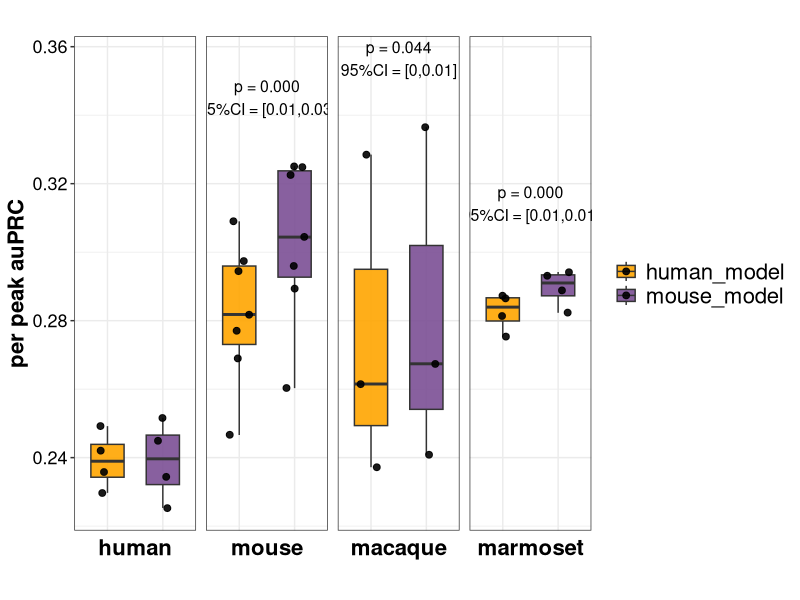
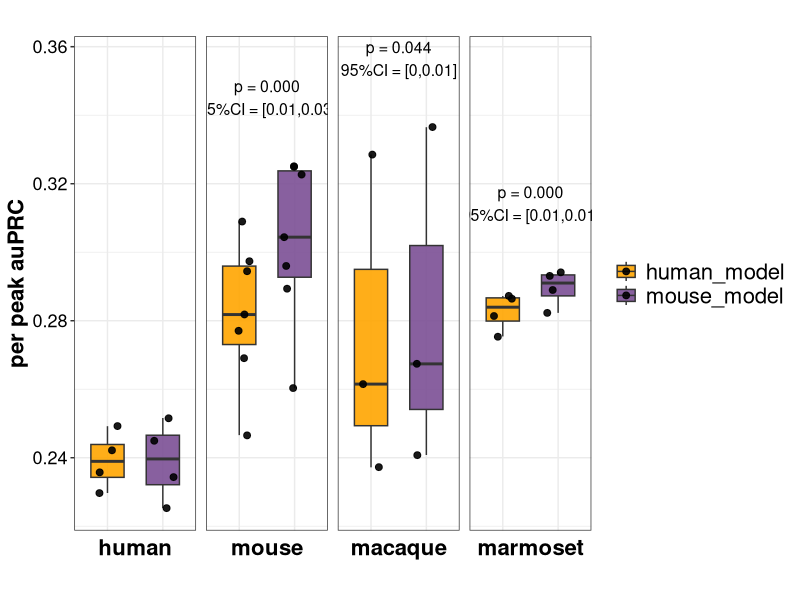

The R script that drew these images, in order:
library(ggplot2)
library(readr)
library(dplyr)
library(tidyr)
library(purrr)
library(jsonlite)

df <- read_csv("test_r4_auroc.csv")

# make model factor
df$Model   <- factor(df$Model, levels = c("human_model", "mouse_model"))
df$Species <- factor(df$Species, levels = c('human','mouse','macaque','marmoset'))

metric_ = 'per peak auPRC'
r = 4

filtered_df <- df %>% filter(Metric == metric_)  

##############----------auROC/auPRC--------#########
## "auROC","per cell auROC" / "per peak auROC"
## "auPRC","per cell auPRC" / "per peak auPRC"

#########----------filter human & mouse which are not paired-------##########
filtered_df <- filtered_df %>% 
  group_by(Species, Samples) %>%
  filter(n() == 2) %>%
  ungroup()

################################################################################
y_pos <- filtered_df %>% 
  group_by(Species) %>% 
  summarise(max_val = max(Value), .groups = "drop") %>% 
  mutate(y_position = max_val + 0.02)



perform_tests <- function(differences, digits_round = r,
                          exact = FALSE, correct = TRUE) {
  d <- differences[is.finite(differences)]
  if (!is.null(digits_round)) d <- round(d, digits_round) 
  
  n <- length(d)
  if (n < 2) return(list(p_value = NA_real_, test_method = "insufficient_n"))
  
  if (sd(d) == 0) {
    if (all(abs(d) < .Machine$double.eps)) {
      return(list(p_value = 1, test_method = "no-diff"))
    } else {
      k <- sum(d > 0); n_nonzero <- sum(d != 0)
      p <- binom.test(k, n_nonzero, p = 0.5, alternative = "two.sided")$p.value
      return(list(p_value = p, test_method = "Sign test (binom)"))
    }
  }
  shapiro_p <- if (n >= 3) {
    tryCatch(shapiro.test(d)$p.value, error = function(e) NA_real_)
  } else NA_real_
  
  if (!is.na(shapiro_p) && shapiro_p > 0.05) {
    p <- t.test(d, mu = 0)$p.value
    return(list(p_value = p, test_method = "paired t-test"))
  } else {
    p <- suppressWarnings(wilcox.test(d,alternative = "two.sided",mu = 0, exact = FALSE, correct = TRUE)$p.value)
    return(list(p_value = p, test_method = "Wilcoxon signed-rank"))
  }
}





annotation_df <- filtered_df %>%
  pivot_wider(names_from = Model, values_from = Value) %>%
  mutate(diff = mouse_model - human_model) %>%
  group_by(Species) %>%
  summarise(
    mean_diff = mean(diff, na.rm = TRUE),
    se_diff   = sd(diff, na.rm = TRUE) / sqrt(n()),
    lower_ci  = mean_diff - qt(0.975, df = n()-1) * se_diff,
    upper_ci  = mean_diff + qt(0.975, df = n()-1) * se_diff,
    test      = list(perform_tests(diff)), 
    .groups   = "drop"
  ) %>%
  mutate(
    p_value     = as.numeric(purrr::map_dbl(test, "p_value")),
    test_method = purrr::map_chr(test, "test_method"),
    p_value_label = sprintf("p = %.3f", p_value)
  )

annotation_df <- left_join(annotation_df, y_pos, by = "Species")


out <- annotation_df %>%
  mutate(test = map_chr(test, ~ toJSON(.x, auto_unbox = TRUE)))
write_csv(out, paste0(metric_,'_r',r,"_test.csv"))

ggplot(filtered_df, aes(x = Model, y = Value, fill = Model)) +
  geom_boxplot(width = 0.6, alpha = 0.9, outlier.shape = NA) + 
  geom_jitter(width = 0.2, size = 2, alpha = 0.9) + 
  facet_wrap(~ Species, scales = "free_x", strip.position = "bottom",nrow=1) + 
  scale_fill_manual(values = c("human_model" = "orange", 
                               "mouse_model" = "#7B4F94")) +
  theme_bw() +
  theme(
    axis.text.x = element_blank(), 
    axis.ticks.x = element_blank(), 
    axis.text.y = element_text(size = 13, color = "black"),
    legend.text = element_text(size = 16),
    axis.title = element_text(size = 16, color = "black", face = "bold"),
    legend.title = element_blank(),
    plot.title = element_text(hjust = 0.5, size = 16, face = "bold"),
    strip.text = element_text(size = 16, face = "bold", color = "black"), 
    strip.background = element_blank(), 
    panel.spacing = unit(0.5, "lines")  
  ) +
  labs(title = "", x = "", y = metric_) +
  geom_text(
    data = annotation_df[annotation_df$p_value<0.05,],
    aes(x = 1.5, y = y_position,  
        label = paste0(p_value_label, "\n95%CI = [", 
                       round(lower_ci, 2), ",", 
                       round(upper_ci, 2), "]")),
    inherit.aes = FALSE,size = 4,
    color = "black",hjust = 0.5  
  )

ggsave(paste0(metric_,'_r',r,'.pdf'), plot = last_plot(), 
       width = 9, height = 4, units = "in",dpi=300)
